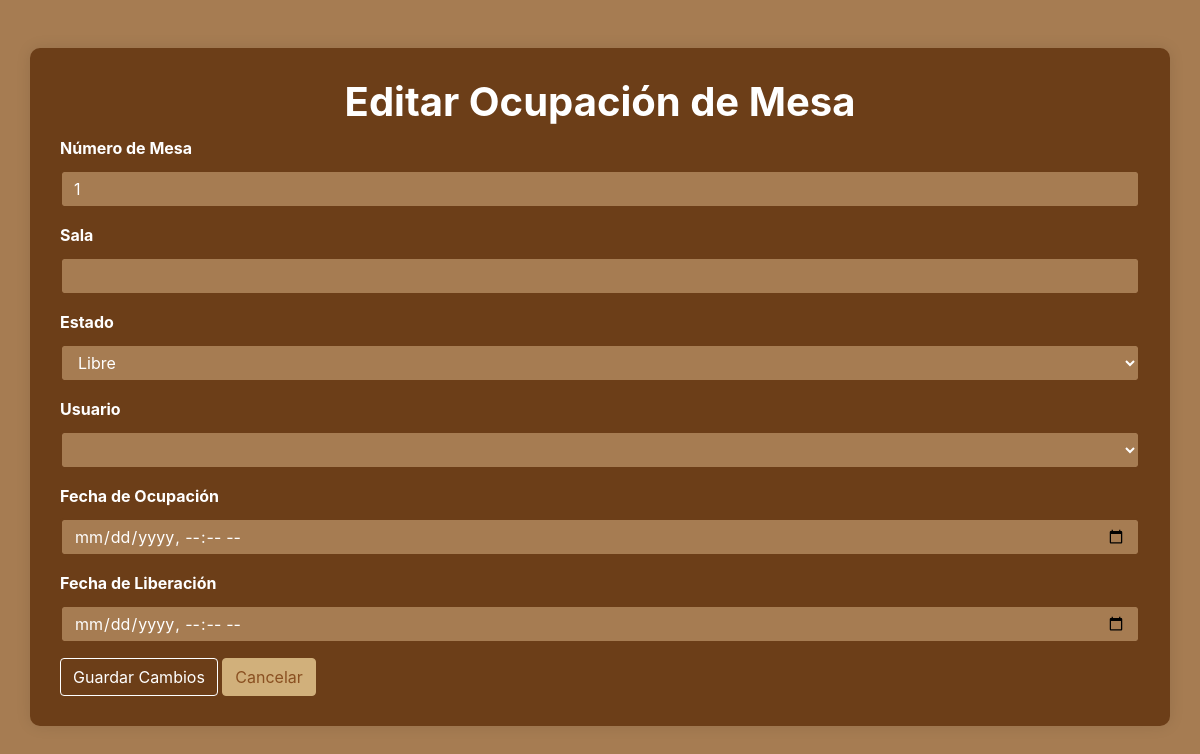
/admin/gestionMesas/editar_ocupacion.php?id=1 (signed in), run on an earlier commit of the app's database.
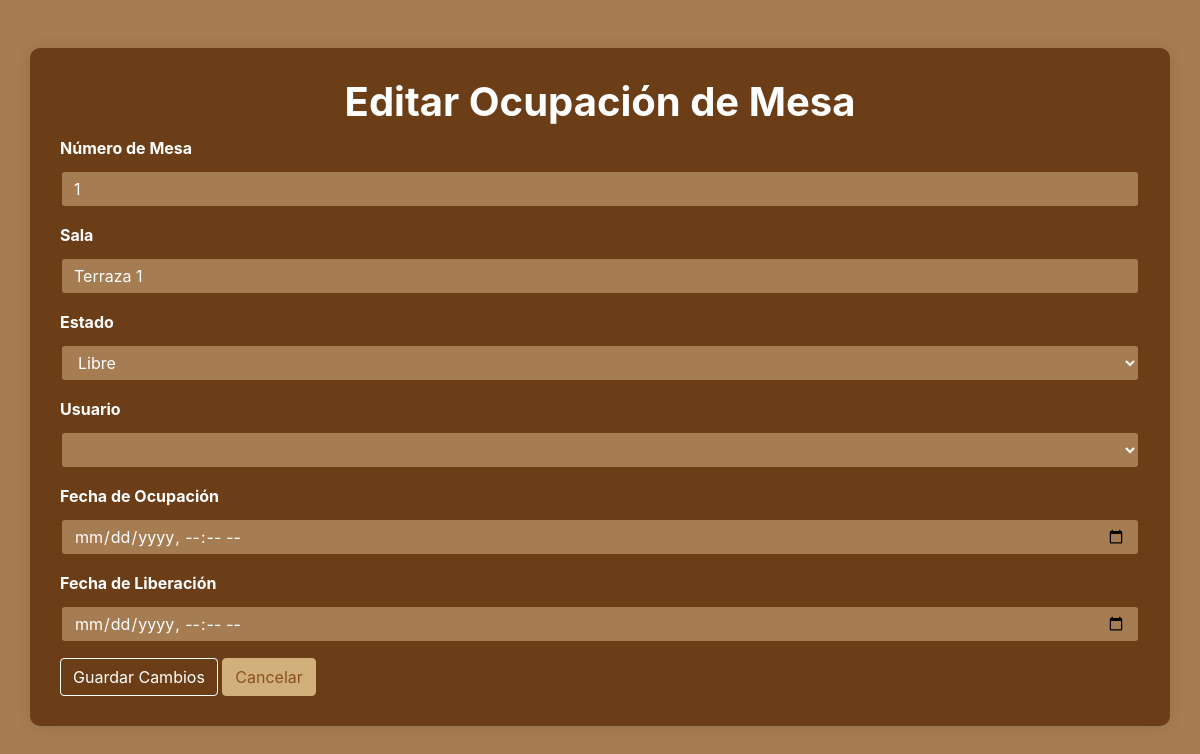
And on a later commit of the database.
### tables this page shows
CREATE TABLE tbl_tables (
    table_id INT PRIMARY KEY AUTO_INCREMENT,
    room_id INT NOT NULL,
    table_number INT NOT NULL,
    capacity INT NOT NULL,
    status ENUM('free', 'occupied') DEFAULT 'free',   
    occupied_since DATETIME NULL,   
    FOREIGN KEY (room_id) REFERENCES tbl_rooms(room_id) ON DELETE CASCADE
);

CREATE TABLE tbl_rooms (
    room_id INT PRIMARY KEY AUTO_INCREMENT,
    name_rooms VARCHAR(50) NOT NULL,
    capacity INT NOT NULL,
    description TEXT,
    image_url VARCHAR(255)   
);

### admin/gestionMesas/editar_ocupacion.php (the view, shortened to what this page needs)
<?php
include_once('../../conexion/conexion.php');
try {
    $tableId = intval($_GET['id']);
    $sql = "
        SELECT
            tbl_tables.table_id,
            tbl_tables.table_number,
            tbl_rooms.name_rooms AS room_name,
            tbl_tables.status,
            tbl_occupations.start_time,
            tbl_occupations.end_time,
            tbl_users.username,
            tbl_users.user_id
        FROM
            tbl_tables
        INNER JOIN
            tbl_rooms ON tbl_tables.room_id = tbl_rooms.room_id
        LEFT JOIN
            tbl_occupations ON tbl_tables.table_id = tbl_occupations.table_id
        LEFT JOIN
            tbl_users ON tbl_occupations.user_id = tbl_users.user_id
        WHERE
            tbl_tables.table_id = ?
    ";
    $stmt = $conexion->prepare($sql);
    $stmt->bindParam(1, $tableId, PDO::PARAM_INT);
    $stmt->execute();
    $occupacion = $stmt->fetch(PDO::FETCH_ASSOC);
} catch (PDOException $e) {
    die("Error de conexión: " . $e->getMessage());
} catch (Exception $e) {
    die("Error: " . $e->getMessage());
}
?>
<!DOCTYPE html>
<html lang="es">
<head>
    <link rel="stylesheet" href="https://maxcdn.bootstrapcdn.com/bootstrap/4.5.2/css/bootstrap.min.css">
</head>
<body>
    <div class="container my-5">
        <h1 class="text-center texto-historial">Editar Ocupación de Mesa</h1>
        <form method="POST">
            <div class="form-group">
                <label for="table_number" class="texto-historial">Número de Mesa</label>
                <input type="text" class="form-control" id="table_number"
                       value="<?= htmlspecialchars($occupacion['table_number']) ?>" readonly>
            </div>
            <div class="form-group">
                <label for="room_name" class="texto-historial">Sala</label>
                <input type="text" class="form-control" id="room_name"
                       value="<?= htmlspecialchars($occupacion['room_name']) ?>" readonly>
            </div>
            <div class="form-group">
                <label for="estado" class="texto-historial">Estado</label>
                <select class="form-control" id="estado" name="estado" required>
                    <option value="free" <?= $occupacion['status'] === 'free' ? 'selected' : '' ?>>Libre</option>
                </select>
            </div>
            <div class="form-group">
                <label for="usuario" class="texto-historial">Usuario</label>
                <select class="form-control" id="usuario" name="usuario" required>
                    <option value="<?= $occupacion['user_id'] ?>" selected>
                    </option>
                </select>
            </div>
            <div class="form-group">
                <label for="start_time" class="texto-historial">Fecha de Ocupación</label>
                <input type="datetime-local" class="form-control" id="start_time" name="start_time"
                       value="<?= $occupacion['start_time'] ? date('Y-m-d\TH:i', strtotime($occupacion['start_time'])) : '' ?>" required>
            </div>
            <div class="form-group">
                <label for="end_time" class="texto-historial">Fecha de Liberación</label>
                <input type="datetime-local" class="form-control" id="end_time" name="end_time"
                       value="<?= $occupacion['end_time'] ? date('Y-m-d\TH:i', strtotime($occupacion['end_time'])) : '' ?>">
            </div>
            <button type="submit" class="btn btn-primary">Guardar Cambios</button>
            <a href="../historial.php" class="btn btn-secondary">Cancelar</a>
        </form>
    </div>
</body>
</html>

What changed in the data, as far as the page shows it:
changed through a linked row, tbl_tables "Libre": room.name_rooms (not shown) → "Terraza 1"
